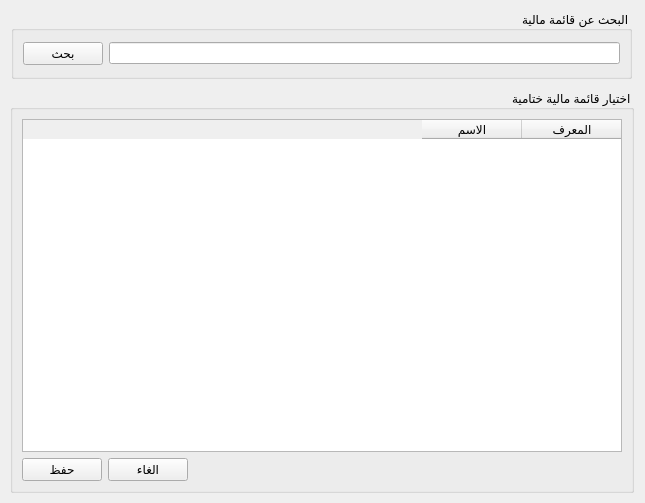
<?xml version="1.0" encoding="UTF-8"?>
<ui version="4.0">
 <class>SelectFinalFinancialStatement</class>
 <widget class="QWidget" name="SelectFinalFinancialStatement">
  <property name="geometry">
   <rect>
    <x>0</x>
    <y>0</y>
    <width>645</width>
    <height>503</height>
   </rect>
  </property>
  <property name="minimumSize">
   <size>
    <width>645</width>
    <height>503</height>
   </size>
  </property>
  <property name="maximumSize">
   <size>
    <width>645</width>
    <height>503</height>
   </size>
  </property>
  <property name="windowTitle">
   <string>اختيار قائمة مالية ختامية</string>
  </property>
  <widget class="QGroupBox" name="groupBox">
   <property name="geometry">
    <rect>
     <x>11</x>
     <y>11</y>
     <width>621</width>
     <height>68</height>
    </rect>
   </property>
   <property name="maximumSize">
    <size>
     <width>16777215</width>
     <height>68</height>
    </size>
   </property>
   <property name="layoutDirection">
    <enum>Qt::RightToLeft</enum>
   </property>
   <property name="title">
    <string>البحث عن قائمة مالية</string>
   </property>
   <layout class="QGridLayout" name="gridLayout">
    <item row="0" column="1">
     <widget class="QLineEdit" name="financial_statement_name_input"/>
    </item>
    <item row="0" column="2">
     <widget class="QPushButton" name="search_financial_statement_btn">
      <property name="text">
       <string>بحث</string>
      </property>
     </widget>
    </item>
   </layout>
  </widget>
  <widget class="QGroupBox" name="groupBox_2">
   <property name="geometry">
    <rect>
     <x>10</x>
     <y>90</y>
     <width>624</width>
     <height>403</height>
    </rect>
   </property>
   <property name="minimumSize">
    <size>
     <width>624</width>
     <height>400</height>
    </size>
   </property>
   <property name="layoutDirection">
    <enum>Qt::RightToLeft</enum>
   </property>
   <property name="title">
    <string>اختيار قائمة مالية ختامية</string>
   </property>
   <layout class="QGridLayout" name="gridLayout_2">
    <item row="0" column="0" colspan="3">
     <widget class="QTableWidget" name="financial_statement_table">
      <column>
       <property name="text">
        <string>المعرف</string>
       </property>
      </column>
      <column>
       <property name="text">
        <string>الاسم</string>
       </property>
      </column>
     </widget>
    </item>
    <item row="1" column="0">
     <spacer name="horizontalSpacer">
      <property name="orientation">
       <enum>Qt::Horizontal</enum>
      </property>
      <property name="sizeHint" stdset="0">
       <size>
        <width>439</width>
        <height>20</height>
       </size>
      </property>
     </spacer>
    </item>
    <item row="1" column="1">
     <widget class="QPushButton" name="cancel_btn">
      <property name="text">
       <string>الغاء</string>
      </property>
     </widget>
    </item>
    <item row="1" column="2">
     <widget class="QPushButton" name="save_final_financial_statement_btn">
      <property name="text">
       <string>حفظ</string>
      </property>
     </widget>
    </item>
   </layout>
  </widget>
 </widget>
 <resources/>
 <connections/>
</ui>
